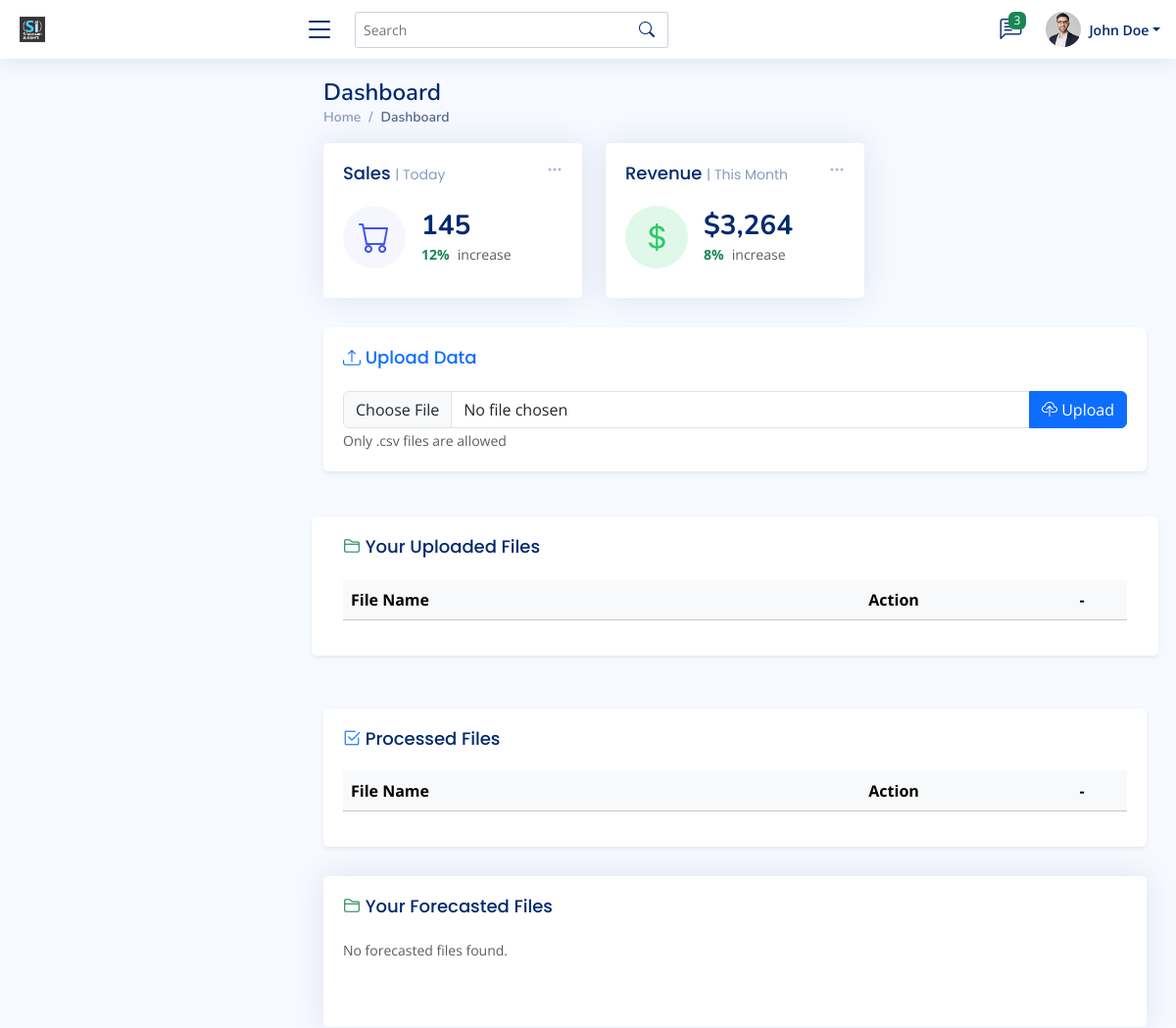
The page /dashboard (signed in, upper part) on the database as committed earlier.
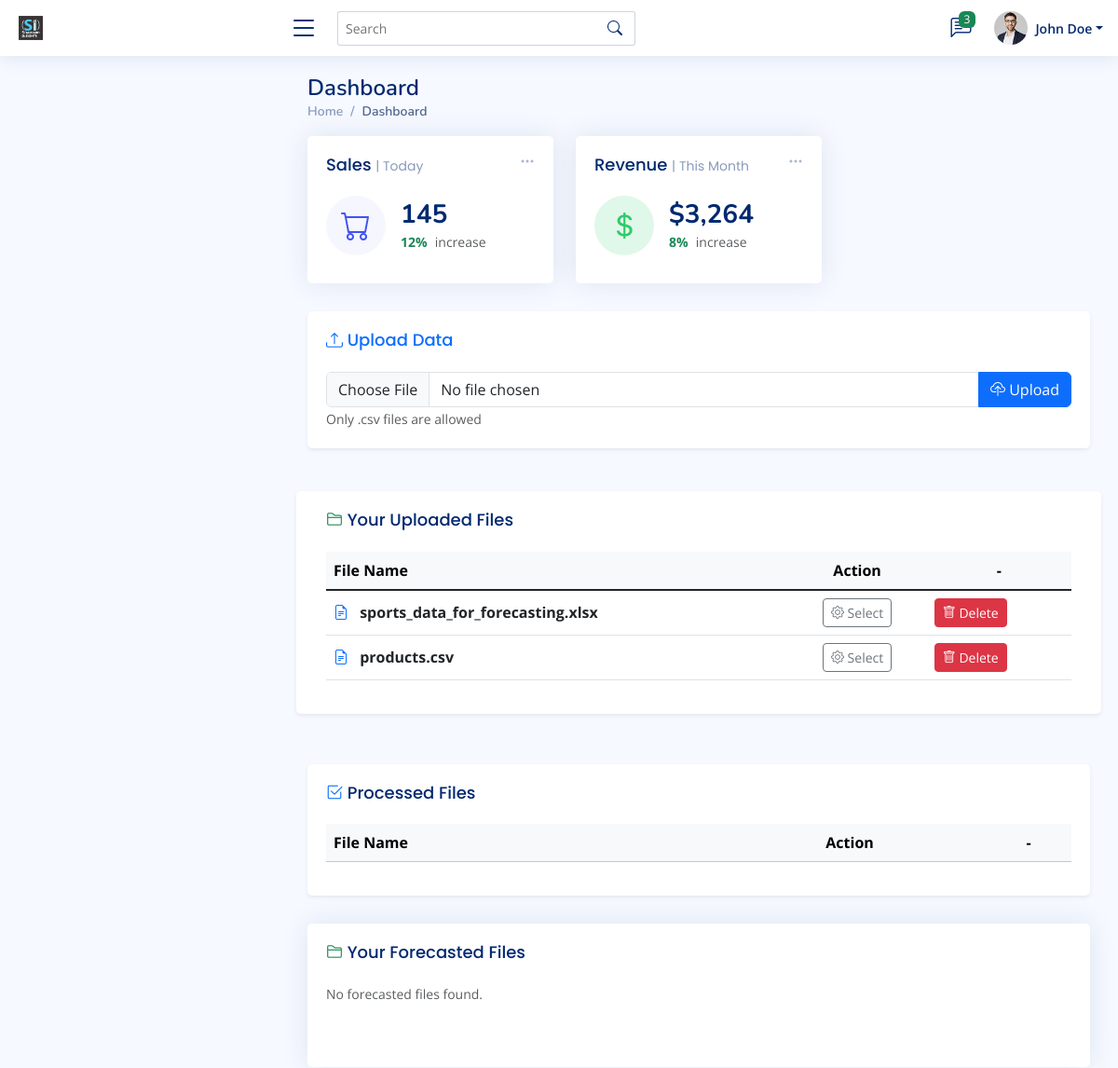
The same page on the database as committed later.
### models/user.py (models this page shows)
class UserFile(db.Model):
    id = db.Column(db.Integer, primary_key=True)
    user_id = db.Column(db.Integer, db.ForeignKey('user.id'), nullable=False)
    filename = db.Column(db.String(255), nullable=False)

### routes/views.py (the view)
@app.route('/dashboard')
@login_required
def dashboard():
    files = UserFile.query.filter_by(user_id=current_user.id).all()
    processed_folder = os.path.join(app.config['PROCESSED_FOLDER'], current_user.username)
    processed_files = []
    if os.path.exists(processed_folder):
        processed_files = os.listdir(processed_folder)
    forecasted_folder = os.path.join(app.root_path, 'forecasted_uploads', current_user.username)
    forecasted_files = []
    if os.path.exists(forecasted_folder):
        forecasted_files = [f for f in os.listdir(forecasted_folder) if f.endswith('.csv')]
    return render_template('NiceAdmin/index.html', files=files, processed_files=processed_files,forecasted_files=forecasted_files)

### routes/views.py (called while the page is built)
@login_manager.user_loader
def load_user(user_id):
    return User.query.get(int(user_id))

@app.after_request
def add_header(response):
    response.headers["Cache-Control"] = "no-cache, no-store, must-revalidate"
    response.headers["Pragma"] = "no-cache"
    response.headers["Expires"] = "0"
    return response

### templates/NiceAdmin/index.html (shortened to what the changed rows need)
<!DOCTYPE html>
<html lang="en">
<head>
  <link href="https://cdn.jsdelivr.net/npm/bootstrap@5.1.3/dist/css/bootstrap.min.css" rel="stylesheet">
  <link rel="stylesheet" href="https://cdn.jsdelivr.net/npm/bootstrap-icons/font/bootstrap-icons.css">
  <link href="static/Nassets/vendor/bootstrap/css/bootstrap.min.css" rel="stylesheet">
  <link href="static/Nassets/vendor/bootstrap-icons/bootstrap-icons.css" rel="stylesheet">
  <link href="static/Nassets/vendor/boxicons/css/boxicons.min.css" rel="stylesheet">
  <link href="static/Nassets/vendor/quill/quill.snow.css" rel="stylesheet">
  <link href="static/Nassets/vendor/quill/quill.bubble.css" rel="stylesheet">
  <link href="static/Nassets/vendor/remixicon/remixicon.css" rel="stylesheet">
  <link href="static/Nassets/vendor/simple-datatables/style.css" rel="stylesheet">
  <link href="static/Nassets/css/style.css" rel="stylesheet">
</head>
<body>
  <main id="main" class="main">
    <div class="pagetitle">
      <h1>Dashboard</h1>
    </div>
    <section class="section dashboard">
            <div class="row">
              <div class="card mt-3 shadow-sm">
                <div class="card-body">
                  <div class="table-responsive">
                    <table class="table table-hover align-middle">
                      <thead class="table-light">
                        <tr>
                          <th scope="col">File Name</th>
                          <th scope="col" class="text-center">Action</th>
                          <th scope="col" class="text-center">-</th>
                        </tr>
                      </thead>
                      <tbody>
                        {% for file in files %}
                        <tr>
                          <td>
                            <i class="bi bi-file-earmark-text text-primary"></i>
                            <a href="{{ url_for('download_file', filename=file.filename) }}" class="text-dark fw-bold ms-2">
                              {{ file.filename }}
                            </a>
                          </td>
                          <td class="text-center">
                            <button class="btn btn-outline-secondary btn-sm" onclick="showForm('{{ file.filename }}')">
                              <i class="bi bi-gear"></i> Select
                            </button>
                          </td>
                          <td>
                            <form action="{{ url_for('delete_file', filename=file.filename) }}" method="post" style="display:inline;">
                                <button type="submit" class="btn btn-danger btn-sm"><i class="bi bi-trash"></i> Delete</button>
                            </form>
                        </td>
                        </tr>
                        {% endfor %}
                      </tbody>
                    </table>
                  </div>
                </div>
              </div>
            </div>
                <div class="card mt-4 shadow-sm">
                  <div class="card-body">
                    <div class="table-responsive">
                      <table class="table table-hover align-middle">
                        <thead class="table-light">
                          <tr>
                            <th scope="col">File Name</th>
                            <th scope="col" class="text-center">Action</th>
                            <th scope="col" class="text-center">-</th>
                          </tr>
                        </thead>
                      </table>
                    </div>
                  </div>
                </div>
    </section>
  </main>
</body>
</html>

Rows that differ between the two databases and show on the page:
added UserFile: filename "sports_data_for_forecasting.xlsx"
added UserFile: filename "products.csv"
